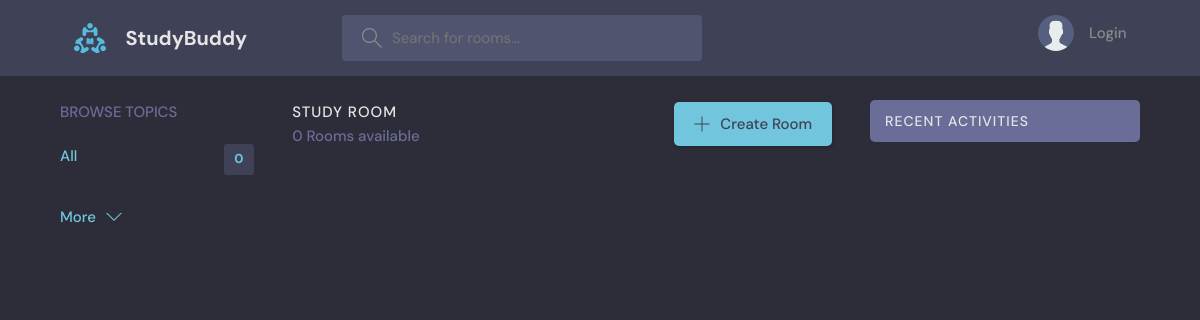
/?q=Biology, run on an earlier commit of the app's database.
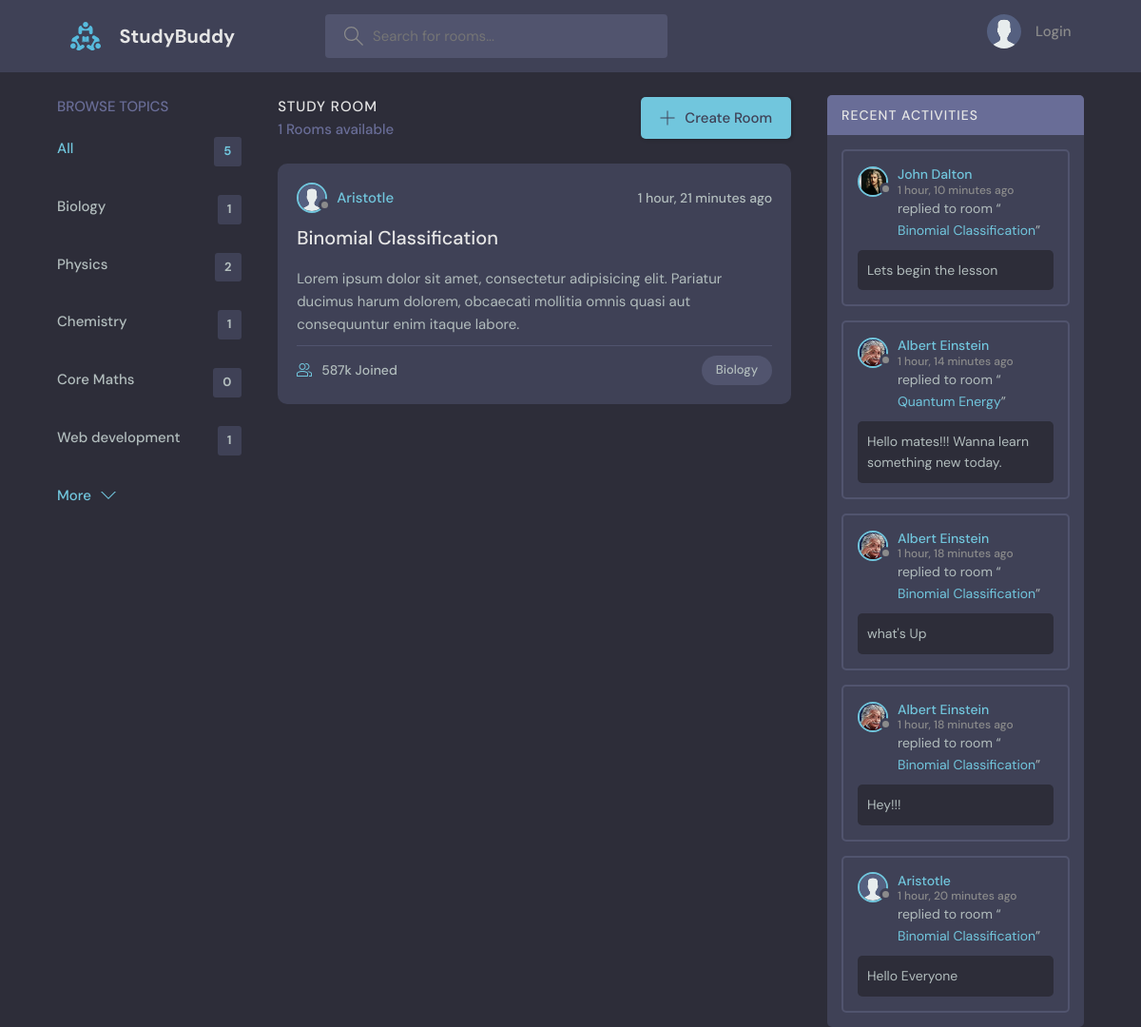
And on a later commit of the database.
### base/models.py (models this page shows)
class Topic(models.Model):
    name = models.CharField(max_length=200)
    def __str__(self):
        return self.name

class Room(models.Model):
    host = models.ForeignKey(User, on_delete=models.SET_NULL, null=True)
    topic = models.ForeignKey(Topic,  on_delete=models.SET_NULL, null=True)
    name = models.CharField(max_length=200, )
    participants = models.ManyToManyField(User, related_name='participants', blank=True)
    description = models.TextField(null=True, blank=True)
    updated = models.DateTimeField(auto_now=True)
    created = models.DateTimeField(auto_now_add=True)
    class Meta:
        ordering = ['-updated','-created']
    def __str__(self):
        return self.name

class User(AbstractUser):
    full_name = models.CharField(max_length=200)
    username = models.CharField(max_length=200)
    email = models.EmailField(unique=True)
    bio = models.TextField(null=True, blank=True)
    avatar = models.ImageField(null=True, default="avatar.svg")
    USERNAME_FIELD = 'email'
    REQUIRED_FIELDS = ['username']
    def __str__(self):
        return self.username

class Message(models.Model):
    user = models.ForeignKey(User, on_delete=models.CASCADE)
    room = models.ForeignKey(Room, on_delete=models.CASCADE)
    body = models.TextField()
    updated = models.DateTimeField(auto_now=True)
    created = models.DateTimeField(auto_now_add=True)
    class Meta:
        ordering = ['-updated','-created']
    def __str__(self):
        return self.body

### base/views.py (the view)
# urls.py: 2. Add a URL to urlpatterns:  path('', views.home, name='home')
def home(request):
    rooms = Room.objects.all
    messages = Message.objects.all
    q = request.GET.get('q') if request.GET.get('q') != None else ''
    rooms = Room.objects.filter(
      Q(topic__name__icontains=q) |
      Q(name__icontains=q) |
      Q(description__icontains=q)
      )
    room_message = Message.objects.filter(Q(room__topic__name__icontains=q))
    topics = Topic.objects.all()[0:5]
    room_count = rooms.count()
    context = {'topics': topics, 'rooms': rooms, 'messages': messages, 'room_count':room_count}
    return render(request, 'base/home.html', context)

### base/templates/base/home.html (shortened to what this page needs)
{% extends 'main.html' %} {% block content %}
  <body>
    <main class="layout layout--3">
      <div class="container">
       {% include 'base/topic_component.html' %}
        {% include 'base/room_component.html' %}
        {% include 'base/activity_component.html' %}
      </div>
    </main>
  </body>
</html>
{% endblock %}

### base/templates/base/topic_component.html
<div class="topics">
  <div class="topics__header">
    <h2>Browse Topics</h2>
  </div>
  <ul class="topics__list">
    <li>
      <a href="{% url 'home' %}" class="active"
        >All <span>{{topics.count}}</span></a
      >
    </li>
    {% for topic in topics %}
    <li>
      <a href="{% url 'home' %}?q={{topic}}">
        {{ topic }}<span>{{topic.room_set.all.count}}</span></a
      >
    </li>
    {% endfor %}
  </ul>
  <a class="btn btn--link" href="topics.html">
    More
    <svg
      version="1.1"
      xmlns="http://www.w3.org/2000/svg"
      width="32"
      height="32"
      viewBox="0 0 32 32"
    >
      <title>chevron-down</title>
      <path d="M16 21l-13-13h-3l16 16 16-16h-3l-13 13z"></path>
    </svg>
  </a>
</div>

### base/templates/base/room_component.html (shortened to what this page needs)
<div class="roomList">
  <div class="roomList__header">
    <div>
      <h2>Study Room</h2>
      <p>{{room_count}} Rooms available</p>
    </div>
    <a class="btn btn--main" href="{% url 'create-room' %}">
      <svg
        version="1.1"
        xmlns="http://www.w3.org/2000/svg"
        width="32"
        height="32"
        viewBox="0 0 32 32"
      >
        <title>add</title>
        <path
          d="M16.943 0.943h-1.885v14.115h-14.115v1.885h14.115v14.115h1.885v-14.115h14.115v-1.885h-14.115v-14.115z"
        ></path>
      </svg>
      Create Room
    </a>
  </div>
  {% for room in rooms %}
  <div class="roomListRoom">
    <div class="roomListRoom__header">
      <a href="{% url 'profile' room.host.id %}" class="roomListRoom__author">
        <div class="avatar avatar--small">
          <img src="{{room.host.avatar.url}}" />
        </div>
        <span>{{room.host}}</span>
      </a>
      <div class="roomListRoom__actions">
        <span>{{ room.created|timesince}} ago</span>
      </div>
    </div>
    <div class="roomListRoom__content">
      <a href="{% url 'room' room.id %}">{{room}}</a>
      <p>
        Lorem ipsum dolor sit amet, consectetur adipisicing elit. Pariatur
        ducimus harum dolorem, obcaecati mollitia omnis quasi aut consequuntur
        enim itaque labore.
      </p>
    </div>
    <div class="roomListRoom__meta">
      <a href="room.html" class="roomListRoom__joined">
        {{ room.participants.counts}}587k Joined
      </a>
      <p class="roomListRoom__topic">{{room.topic}}</p>
    </div>
  </div>
  {% endfor %}
</div>

### base/templates/base/activity_component.html (shortened to what this page needs)
<div class="activities">
  <div class="activities__header">
    <h2>Recent Activities</h2>
  </div>
  {% for message in messages %}
  <div class="activities__box">
    <div class="activities__boxHeader roomListRoom__header">
      <a
        href="{% url 'profile' message.user.id %}"
        class="roomListRoom__author"
      >
        <div class="avatar avatar--small">
          <img src="{{message.user.avatar.url}}" />
        </div>
        <p>
          {{message.user}}
          <span>{{message.created|timesince}} ago</span>
        </p>
      </a>
    </div>
    <div class="activities__boxContent">
      <p>
        replied to room “<a href="{% url 'room' message.room.id %}"
          >{{message.room}}</a
        >”
      </p>
      <div class="activities__boxRoomContent">{{message}}</div>
    </div>
  </div>
  {% endfor %}
</div>

What changed in the data, as far as the page shows it:
added Topic: name "Biology", room_set.all.count "1"
added Topic: name "Physics", room_set.all.count "2"
added Topic: name "Chemistry", room_set.all.count "1"
added Topic: name "Core Maths", room_set.all.count "0"
added Topic: name "Web development", room_set.all.count "1"
added Room: host.avatar (placeholder picture), host "Aristotle", created "1 hour, 21 minutes", name "Binomial Classification", topic "Biology"
added Message: user.avatar (picture), user "John Dalton", created "1 hour, 10 minutes", room "Binomial Classification", body "Lets begin the lesson"
added Message: user.avatar (picture), user "Albert Einstein", created "1 hour, 14 minutes", room "Quantum Energy", body "Hello mates!!! Wanna learn something new today."
added Message: user.avatar (picture), user "Albert Einstein", created "1 hour, 18 minutes", room "Binomial Classification", body "what's Up"
added Message: user.avatar (picture), user "Albert Einstein", created "1 hour, 18 minutes", room "Binomial Classification", body "Hey!!!"
added Message: user.avatar (placeholder picture), user "Aristotle", created "1 hour, 20 minutes", room "Binomial Classification", body "Hello Everyone"
Also different on the page:
{{ topics.count }}: "0" → "5"
{{ room_count }}: "0" → "1"
